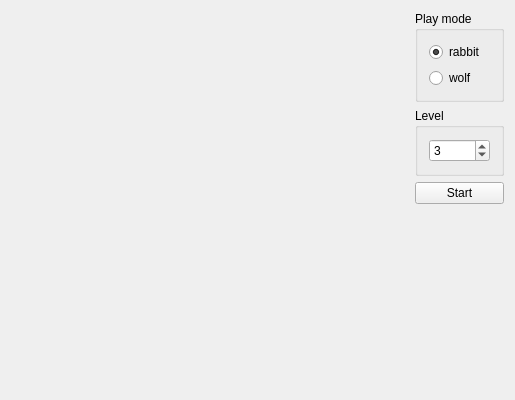
<?xml version="1.0" encoding="UTF-8"?>
<ui version="4.0">
 <class>View</class>
 <widget class="QMainWindow" name="View">
  <property name="geometry">
   <rect>
    <x>0</x>
    <y>0</y>
    <width>515</width>
    <height>400</height>
   </rect>
  </property>
  <property name="minimumSize">
   <size>
    <width>515</width>
    <height>400</height>
   </size>
  </property>
  <property name="maximumSize">
   <size>
    <width>515</width>
    <height>400</height>
   </size>
  </property>
  <property name="baseSize">
   <size>
    <width>500</width>
    <height>400</height>
   </size>
  </property>
  <property name="windowTitle">
   <string>View</string>
  </property>
  <widget class="QWidget" name="centralWidget">
   <layout class="QHBoxLayout" name="horizontalLayout">
    <item>
     <spacer name="horizontalSpacer">
      <property name="orientation">
       <enum>Qt::Horizontal</enum>
      </property>
      <property name="sizeHint" stdset="0">
       <size>
        <width>40</width>
        <height>20</height>
       </size>
      </property>
     </spacer>
    </item>
    <item>
     <widget class="QWidget" name="widget" native="true">
      <property name="minimumSize">
       <size>
        <width>100</width>
        <height>0</height>
       </size>
      </property>
      <layout class="QVBoxLayout" name="verticalLayout">
       <property name="topMargin">
        <number>0</number>
       </property>
       <property name="rightMargin">
        <number>0</number>
       </property>
       <item>
        <widget class="QGroupBox" name="gbPlayMode">
         <property name="minimumSize">
          <size>
           <width>0</width>
           <height>0</height>
          </size>
         </property>
         <property name="title">
          <string>Play mode</string>
         </property>
         <layout class="QVBoxLayout" name="verticalLayout_2">
          <item>
           <widget class="QRadioButton" name="rbRabbit">
            <property name="text">
             <string>rabbit</string>
            </property>
            <property name="checked">
             <bool>true</bool>
            </property>
           </widget>
          </item>
          <item>
           <widget class="QRadioButton" name="rbWolf">
            <property name="text">
             <string>wolf</string>
            </property>
           </widget>
          </item>
         </layout>
        </widget>
       </item>
       <item>
        <widget class="QGroupBox" name="gbLevel">
         <property name="title">
          <string>Level</string>
         </property>
         <layout class="QVBoxLayout" name="verticalLayout_3">
          <item>
           <widget class="QSpinBox" name="sbAILevel">
            <property name="minimum">
             <number>1</number>
            </property>
            <property name="maximum">
             <number>4</number>
            </property>
            <property name="value">
             <number>3</number>
            </property>
           </widget>
          </item>
         </layout>
        </widget>
       </item>
       <item>
        <widget class="QPushButton" name="pbPlay">
         <property name="text">
          <string>Start</string>
         </property>
        </widget>
       </item>
       <item>
        <spacer name="verticalSpacer">
         <property name="orientation">
          <enum>Qt::Vertical</enum>
         </property>
         <property name="sizeHint" stdset="0">
          <size>
           <width>20</width>
           <height>40</height>
          </size>
         </property>
        </spacer>
       </item>
      </layout>
     </widget>
    </item>
   </layout>
  </widget>
 </widget>
 <layoutdefault spacing="6" margin="11"/>
 <resources/>
 <connections/>
</ui>
